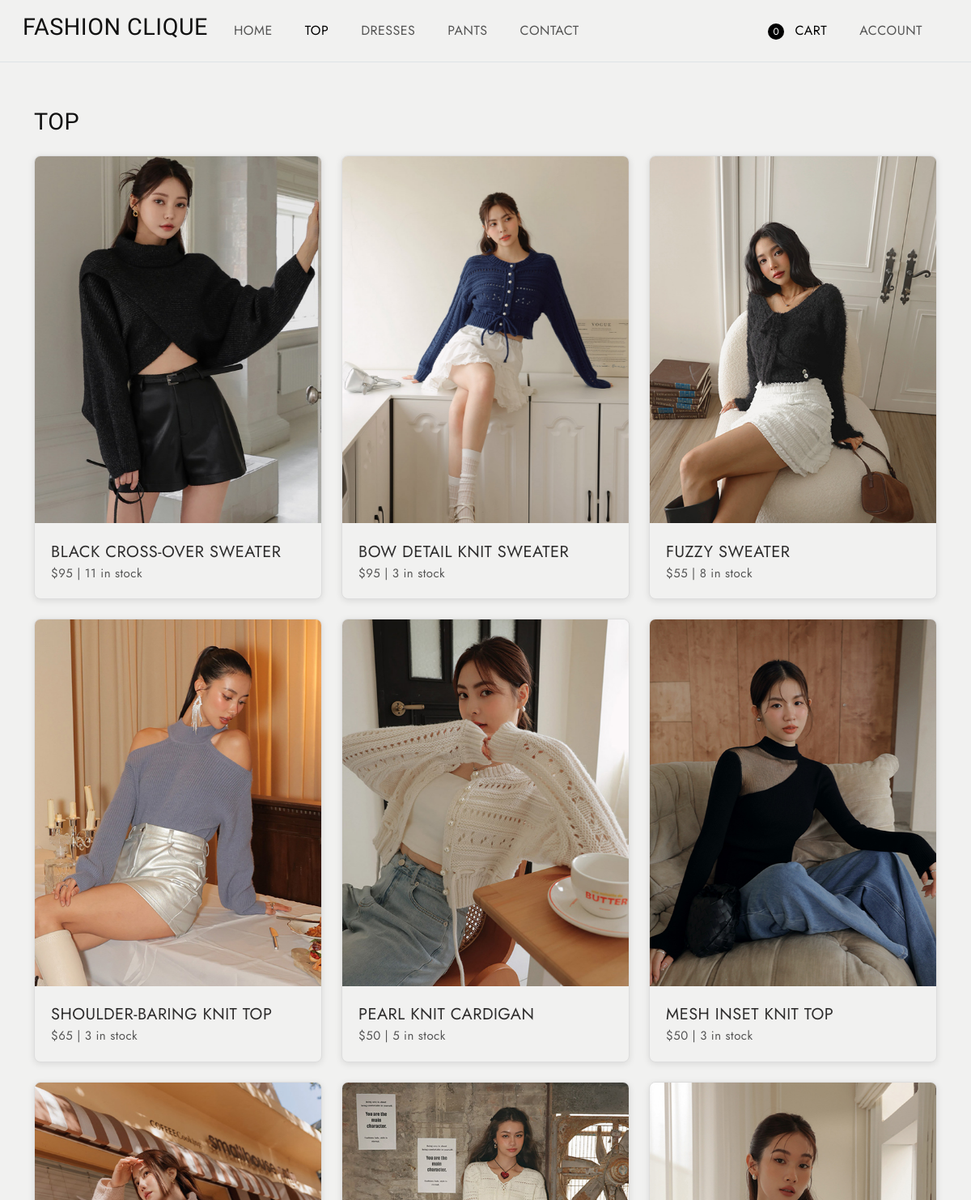
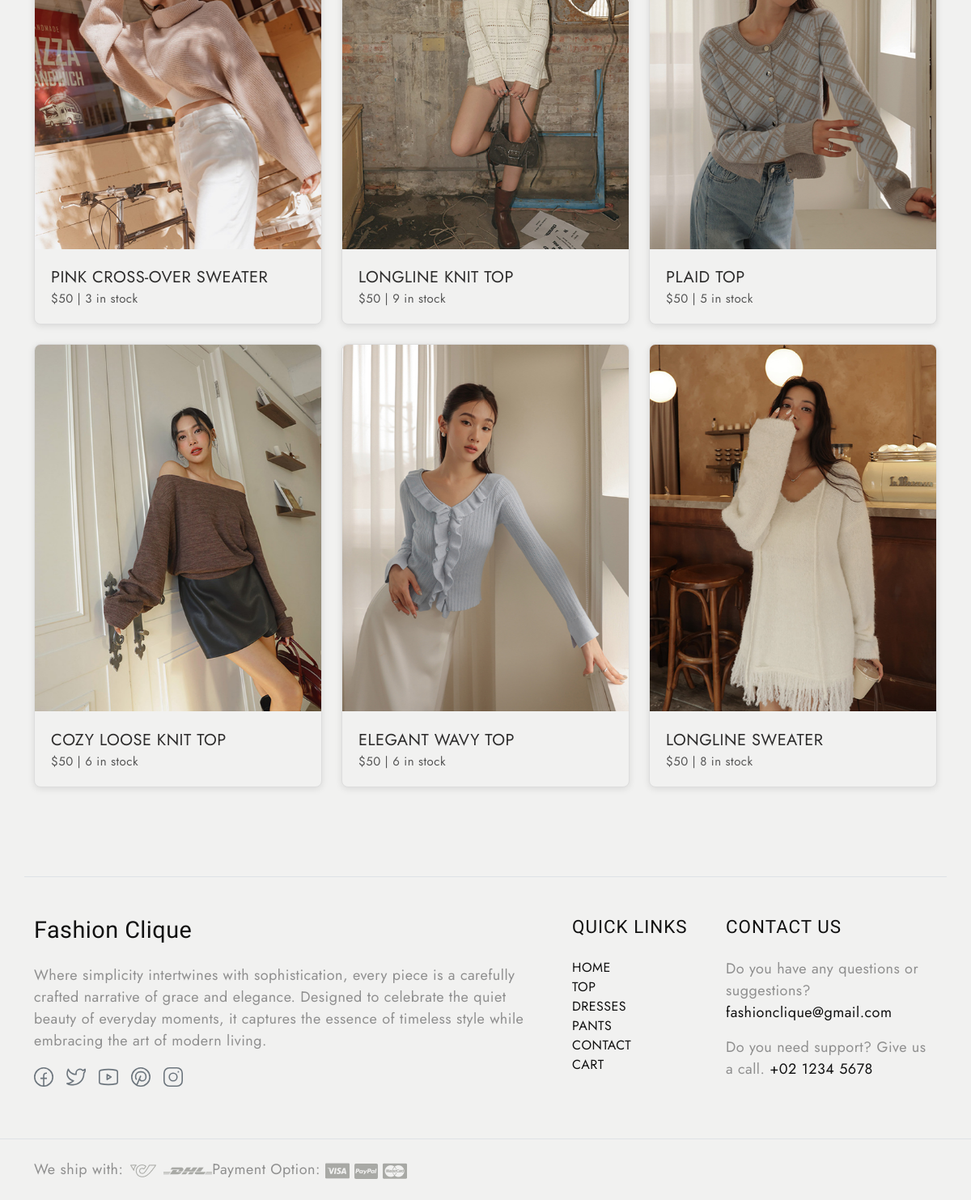
The app's page /top with its own data (2 pictures, top to bottom).
### tables this page shows
CREATE TABLE products (id INTEGER PRIMARY KEY AUTOINCREMENT, name TEXT NOT NULL, type TEXT NOT NULL, price INTEGER NOT NULL, img TEXT NOT NULL, stock INTEGER NOT NULL);

### app.py (the view)
@app.route('/top')
def top():
    products = get_products("top")  # Assuming this returns a list of tuples
    if 'cart' not in session:
        session['cart'] = []
    cart = session['cart']
    updated_products = []
    for product in products:
        product_id = product[0]  # Extract product ID from the tuple
        stock = product[5]  # Extract stock from the tuple
        for item in cart:
            if item['product_id'] == product_id:
                stock = max(stock - item['quantity'], 0)  # Reduce stock, ensuring it's non-negative
        updated_product = (
            product[0],  # ID
            product[1],  # Name
            product[2],  # Category
            product[3],  # Price
            product[4],  # Image
            stock        # Updated stock
        )
        updated_products.append(updated_product)
    return render_template('top.html', products=updated_products)

### app.py (called while the page is built)
def get_products(product_type):
    conn = sqlite3.connect(DB_PATH)
    c = conn.cursor()
    if product_type:
        c.execute("SELECT * FROM products WHERE type=?", (product_type,))
    products = c.fetchall()  # Fetch all rows
    conn.close()
    return products

### templates/top.html (shortened to what this page needs)
<!DOCTYPE html>
<html lang="en">
  <head>
    <link
      href="https://cdn.jsdelivr.net/npm/bootstrap@5.3.0-alpha3/dist/css/bootstrap.min.css"
      rel="stylesheet"
    />
    <link
      rel="stylesheet"
      type="text/css"
      href="{{ url_for('static', filename='css/vendor.css') }}"
    />
    <link
      rel="stylesheet"
      href="https://cdn.jsdelivr.net/npm/swiper@9/swiper-bundle.min.css"
    />
    <link
      rel="stylesheet"
      type="text/css"
      href="{{ url_for('static', filename='css/style.css') }}"
    />
  </head>
  <body class="homepage">
    <nav
      class="navbar navbar-expand-lg bg-light text-uppercase fs-6 p-3 border-bottom align-items-center"
    >
      <div class="container-fluid">
        <div class="row justify-content-between align-items-center w-100">
          <div class="col-auto d-flex align-items-center gap-4">
            <h4>FASHION CLIQUE</h4>
            <ul class="navbar-nav d-flex flex-row gap-4 mb-0">
              <li class="nav-item">
                <a class="nav-link" href="/index">Home</a>
              </li>
              <li class="nav-item">
                <a class="nav-link active" href="/top">Top</a>
              </li>
              <li class="nav-item">
                <a class="nav-link" href="/dresses">Dresses</a>
              </li>
              <li class="nav-item">
                <a class="nav-link" href="/pants">Pants</a>
              </li>
              <li class="nav-item">
                <a class="nav-link" href="/contact">Contact</a>
              </li>
            </ul>
          </div>
          <div class="col-auto">
            <ul class="navbar-nav d-flex flex-row gap-4">
              <li class="nav-item">
                <a class="nav-link active" href="/cart">
                  <span id="cartCount" class="cart-circle">0</span> Cart
                </a>
              </li>
              <li class="nav-item">
                <a id="accountLink" class="nav-link" href="#">Account</a>
              </li>
            </ul>
          </div>
        </div>
      </div>
    </nav>
    <section
      id="best-sellers"
      class="best-sellers py-2 position-relative bg-light"
    >
      <div class="container">
        <div
          class="d-flex flex-wrap justify-content-between align-items-center mt-5 mb-3 bg-light"
        >
          <h4 class="text-uppercase">Top</h4>
        </div>
        <div class="row g-4 bg-light">
          {% for product in products %}
          <div class="col-md-4">
            <div class="product-item image-zoom-effect link-effect bg-light">
              <div class="image-holder">
                <div
                  class="image-wrapper {% if product[5] == 0 %}out-of-stock{% endif %}"
                >
                  <img
                    src="{{ url_for('static', filename=product[4]) }}"
                    alt="product"
                    class="product-image img-fluid"
                  />
                </div>
              </div>
              <div class="product-content">
                <div class="product-name">
                  <span>{{ product[1] }}</span>
                </div>
                <div class="product-info">
                  <span class="price">${{ product[3] }}</span>
                  <span>|</span>
                  <span class="stock">
                    {% if product[5] == 0 %} Unavailable {% else %} {{
                    product[5] }} in stock {% endif %}
                  </span>
                </div>
              </div>
            </div>
          </div>
          {% endfor %}
        </div>
      </div>
    </section>
    <footer id="footer" class="bg-light">
      <div class="container">
        <br /><br />
        <div class="row d-flex flex-wrap py-5 border-top">
          <div class="col-md-7 col-sm-6">
            <div class="footer-menu footer-menu-001">
              <div class="footer-intro mb-4">
                <h4>Fashion Clique</h4>
              </div>
              <p>
                Where simplicity intertwines with sophistication, every piece is
                a carefully crafted narrative of grace and elegance. Designed to
                celebrate the quiet beauty of everyday moments, it captures the
                essence of timeless style while embracing the art of modern
                living.
              </p>
              <div class="social-links">
                <ul class="list-unstyled d-flex flex-wrap gap-3">
                  <li>
                    <a href="https://www.facebook.com" class="text-secondary">
                      <svg width="24" height="24" viewBox="0 0 24 24">
                        <use xlink:href="#facebook"></use>
                      </svg>
                    </a>
                  </li>
                  <li>
                    <a href="https://www.twitter.com" class="text-secondary">
                      <svg width="24" height="24" viewBox="0 0 24 24">
                        <use xlink:href="#twitter"></use>
                      </svg>
                    </a>
                  </li>
                  <li>
                    <a href="https://www.youtube.com" class="text-secondary">
                      <svg width="24" height="24" viewBox="0 0 24 24">
                        <use xlink:href="#youtube"></use>
                      </svg>
                    </a>
                  </li>
                  <li>
                    <a href="https://www.pinterest.com" class="text-secondary">
                      <svg width="24" height="24" viewBox="0 0 24 24">
                        <use xlink:href="#pinterest"></use>
                      </svg>
                    </a>
                  </li>
                  <li>
                    <a href="https://www.instagram.com" class="text-secondary">
                      <svg width="24" height="24" viewBox="0 0 24 24">
                        <use xlink:href="#instagram"></use>
                      </svg>
                    </a>
                  </li>
                </ul>
              </div>
            </div>
          </div>
          <div class="col-md-2 col-sm-6">
            <div class="footer-menu footer-menu-002">
              <h5 class="widget-title text-uppercase mb-4">Quick Links</h5>
              <ul
                class="menu-list list-unstyled text-uppercase border-animation-left fs-6"
              >
                <li class="menu-item">
                  <a href="/index" class="item-anchor">Home</a>
                </li>
                <li class="menu-item">
                  <a href="/top" class="item-anchor">Top</a>
                </li>
                <li class="menu-item">
                  <a href="/dresses" class="item-anchor">Dresses</a>
                </li>
                <li class="menu-item">
                  <a href="/pants" class="item-anchor">Pants</a>
                </li>
                <li class="menu-item">
                  <a href="/contact" class="item-anchor">Contact</a>
                </li>
                <li class="menu-item">
                  <a href="/cart" class="item-anchor">Cart</a>
                </li>
              </ul>
            </div>
          </div>
          <div class="col-md-3 col-sm-6">
            <div class="footer-menu footer-menu-004 border-animation-left">
              <h5 class="widget-title text-uppercase mb-4">Contact Us</h5>
              <p>
                Do you have any questions or suggestions?
                <a href="mailto:fashionclique@gmail.com" class="item-anchor"
                  >fashionclique@gmail.com</a
                >
              </p>
              <p>
                Do you need support? Give us a call.
                <a href="tel:+02 1234 5678" class="item-anchor"
                  >+02 1234 5678</a
                >
              </p>
            </div>
          </div>
        </div>
      </div>
      <div class="border-top py-4">
        <div class="container">
          <div class="row">
            <div class="col-md-6 d-flex flex-wrap">
              <div class="shipping">
                <span>We ship with:</span>
                <img
                  src="{{ url_for('static', filename='images/arct-icon.png') }}"
                  alt="icon"
                />
                <img
                  src="{{ url_for('static', filename='images/dhl-logo.png') }}"
                  alt="icon"
                />
              </div>
              <div class="payment-option">
                <span>Payment Option:</span>
                <img
                  src="{{ url_for('static', filename='images/visa-card.png') }}"
                  alt="card"
                />
                <img
                  src="{{ url_for('static', filename='images/paypal-card.png') }}"
                  alt="card"
                />
                <img
                  src="{{ url_for('static', filename='images/master-card.png') }}"
                  alt="card"
                />
              </div>
            </div>
          </div>
        </div>
      </div>
    </footer>
  </body>
</html>

### static/css/style.css (style rules this page uses)
body { --heading-font: "Marcellus", Roboto, sans-serif; --heading-font-weight: 400; --heading-color: #111; --heading-line-height: 1.24; --swiper-theme-color: #8c907e; --bs-body-font-family: "Jost", Roboto, sans-serif; --bs-body-font-size: 18px; --bs-body-font-weight: 400; --bs-body-line-height: 1.5; --bs-body-color: #8f8f8f; --bs-body-color-rgb: 143, 143, 143; --bs-primary: #8c907e; --bs-secondary: #6c757d; --bs-black: #111; --bs-light: #f1f1f0; --bs-dark: #212529; --bs-gray: #9aa1a7; --bs-gray-dark: #51565b; --bs-primary-rgb: 140, 144, 126; --bs-secondary-rgb: 108, 117, 125; --bs-black-rgb: 17, 17, 17; --bs-light-rgb: 241, 241, 240; --bs-dark-rgb: 33, 37, 41; --bs-link-color: #111; --bs-link-color-rgb: 17, 17, 17; --bs-link-decoration: underline; --bs-link-hover-color: #111; --bs-link-hover-color-rgb: 17, 17, 17; }
body { letter-spacing: 0.03rem; }
h1, .h1, h2, .h2, h3, .h3, h4, .h4, h5, .h5, h6, .h6 { font-family: var(--heading-font); font-weight: var(--heading-font-weight); color: var(--heading-color); line-height: var(--heading-line-height); }
h5, h6 { letter-spacing: 1px; }
h4, .h4 { font-size: 1.8rem; }
h5, .h5 { font-size: 1.4rem; }
a { text-decoration: none; }
.container-fluid { max-width: 1800px; }
.image-zoom-effect { display: flex; flex-wrap: wrap; }
.image-zoom-effect .image-holder { width: 100%; height: auto; overflow: hidden; transform: scale(1); transition: transform 0.3s cubic-bezier(0.25, 0.46, 0.45, 0.94); }
.image-zoom-effect img { transform: scale(1); will-change: transform; transition: transform 0.3s cubic-bezier(0.25, 0.46, 0.45, 0.94); z-index: 0; }
.border-animation-left .item-anchor { position: relative; margin-bottom: 20px; }
.border-animation-left .item-anchor:after { content: ""; position: absolute; width: 0; height: 1px; left: 0; bottom: 0; z-index: 9; background: var(--bs-dark); transition: all 0.5s ease; }
.border-animation-left.light-border .item-anchor:after, .border-animation-left .item-anchor:after { background: var(--bs-dark); }
.product-item { position: relative; overflow: hidden; border: 1px solid #ddd; border-radius: 8px; box-shadow: 0 2px 8px rgba(0, 0, 0, 0.1); margin-bottom: 0px; background-color: #fff; display: flex; flex-direction: column; height: 100%; }
.product-image { width: 100%; height: 100%; object-fit: cover; transition: transform 0.3s ease-in-out, filter 0.3s ease; }
.product-content { padding: 20px; display: flex; flex-direction: column; }
.product-name { font-size: 20px; color: #2e2d2d; justify-content: space-between; align-items: center; }
.product-info { font-size: 15px; color: #555; justify-content: space-between; align-items: center; }
.product-info .price { text-align: left; flex: 1; }
.product-info .stock { text-align: right; flex: 1; }
.image-holder { position: relative; }
.image-wrapper { position: relative; }
.cart-circle { display: inline-block; width: 20px; height: 20px; border-radius: 50%; background-color: black; color: white; text-align: center; font-size: 12px; line-height: 20px; margin-right: 8px; }

### records on screen
products: img (picture), name "BLACK CROSS-OVER SWEATER", price "95", stock "11"
products: img (picture), name "BOW DETAIL KNIT SWEATER", price "95", stock "3"
products: img (picture), name "FUZZY SWEATER", price "55", stock "8"
products: img (picture), name "SHOULDER-BARING KNIT TOP", price "65", stock "3"
products: img (picture), name "PEARL KNIT CARDIGAN", price "50", stock "5"
products: img (picture), name "MESH INSET KNIT TOP", price "50", stock "3"
products: img (picture), name "PINK CROSS-OVER SWEATER", price "50", stock "3"
products: img (picture), name "LONGLINE KNIT TOP", price "50", stock "9"
products: img (picture), name "PLAID TOP", price "50", stock "5"
products: img (picture), name "COZY LOOSE KNIT TOP", price "50", stock "6"
products: img (picture), name "ELEGANT WAVY TOP", price "50", stock "6"
products: img (picture), name "LONGLINE SWEATER", price "50", stock "8"
